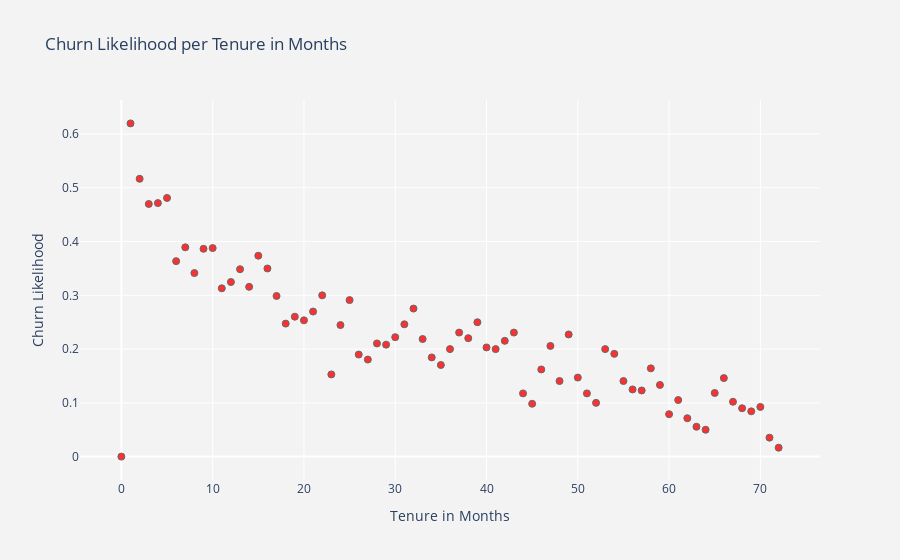

The notebook cell saved with this chart:
### Code cell
# Change strings of 'No' and 'Yes' to binary values.
df.loc[df.churn=='No','Churn'] = 0 
df.loc[df.churn=='Yes','Churn'] = 1
# Begins creation of graph
df_plot = df.groupby('tenure').Churn.mean().reset_index()
plot_data = [go.Scatter(x=df_plot['tenure'], y=df_plot['Churn'], mode='markers', name='Low', marker= dict(size= 7, line= dict(width=1), color = 'red',opacity= 0.8))]
plot_layout = go.Layout(yaxis= {'title': "Churn Likelihood"}, xaxis= {'title': "Tenure in Months"}, title='Churn Likelihood per Tenure in Months', plot_bgcolor= "rgb(243,243,243)", paper_bgcolor  = "rgb(243,243,243)")
fig = go.Figure(data=plot_data, layout=plot_layout)
fig.show()
pio.write_html(fig, file='figure.html',auto_open=True)

### Figure 1 — Plotly figure (JSON) as saved in the notebook; plotly's stock layout.template omitted (floating-point values rounded to 4 significant figures)
{"data": [{"marker": {"color": "red", "line": {"width": 1}, "opacity": 0.8, "size": 7}, "mode": "markers", "name": "Low", "type": "scatter", "x": [0, 1, 2, 3, 4, 5, 6, 7, 8, 9, 10, 11, 12, 13, 14, 15, 16, 17, 18, 19, 20, 21, 22, 23, 24, 25, 26, 27, 28, 29, 30, 31, 32, 33, 34, 35, 36, 37, 38, 39, 40, 41, 42, 43, 44, 45, 46, 47, 48, 49, 50, 51, 52, 53, 54, 55, 56, 57, 58, 59, 60, 61, 62, 63, 64, 65, 66, 67, 68, 69, 70, 71, 72], "y": [0, 0.6199, 0.5168, 0.47, 0.4716, 0.4812, 0.3636, 0.3893, 0.3415, 0.3866, 0.3879, 0.3131, 0.3248, 0.3486, 0.3158, 0.3737, 0.35, 0.2989, 0.2474, 0.2603, 0.2535, 0.2698, 0.3, 0.1529, 0.2447, 0.2911, 0.1899, 0.1806, 0.2105, 0.2083, 0.2222, 0.2462, 0.2754, 0.2188, 0.1846, 0.1705, 0.2, 0.2308, 0.2203, 0.25, 0.2031, 0.2, 0.2154, 0.2308, 0.1176, 0.09836, 0.1622, 0.2059, 0.1406, 0.2273, 0.1471, 0.1176, 0.1, 0.2, 0.1912, 0.1406, 0.125, 0.1231, 0.1642, 0.1333, 0.07895, 0.1053, 0.07143, 0.05556, 0.05, 0.1184, 0.1461, 0.102, 0.09, 0.08421, 0.09244, 0.03529, 0.01657]}], "layout": {"paper_bgcolor": "rgb(243,243,243)", "plot_bgcolor": "rgb(243,243,243)", "title": {"text": "Churn Likelihood per Tenure in Months"}, "xaxis": {"title": {"text": "Tenure in Months"}}, "yaxis": {"title": {"text": "Churn Likelihood"}}}}
